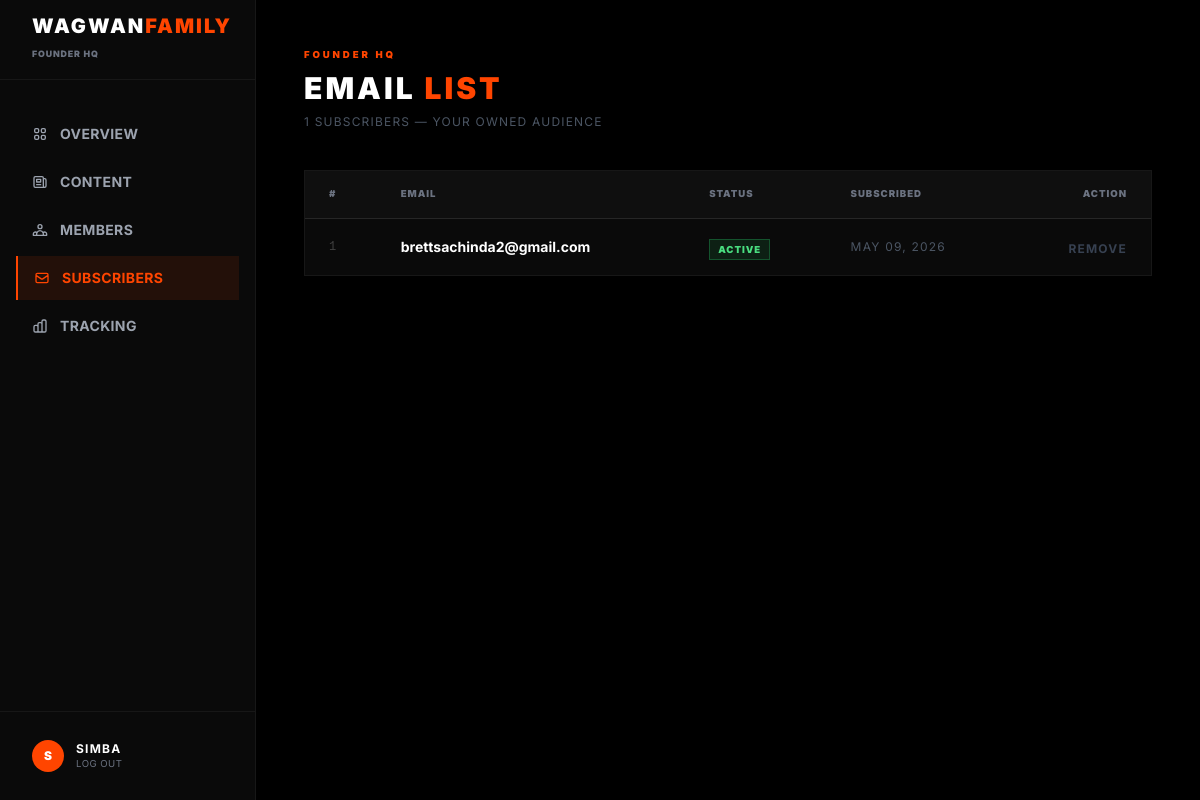
The app's page /headquarters/subscribers/ (signed in) with its own data.
### core/models.py (models this page shows, shortened)
class Subscriber(models.Model):
    email = models.EmailField(unique=True)
    subscribed_at = models.DateTimeField(auto_now_add=True)
    is_active = models.BooleanField(default=True)

### core/views.py (the view)
# urls.py: path('headquarters/subscribers/', views.subscriber_manager, name='hq_subscriber_manager'),
@staff_member_required
def subscriber_manager(request):
    subscribers = Subscriber.objects.order_by('-subscribed_at')
    return render(request, 'hq_subscriber_manager.html', {'subscribers': subscribers})

### templates/hq_subscriber_manager.html (shortened to what this page needs)
{% load static %}
<!DOCTYPE html>
<html lang="en">
<head>
    <script src="https://cdn.tailwindcss.com"></script>
</head>
<body class="bg-black text-white h-screen flex overflow-hidden selection:bg-[#FF4500]">
    <aside class="w-64 bg-neutral-950 border-r border-neutral-900 flex flex-col justify-between hidden md:flex flex-shrink-0">
        <div>
            <div class="h-20 flex items-center px-8 border-b border-neutral-900">
                <a href="{% url 'home' %}" class="text-xl font-black tracking-widest uppercase flex flex-col"><span>Wagwan<span class="text-[#FF4500]">Family</span></span><span class="text-[0.55rem] text-gray-500 tracking-widest">FOUNDER HQ</span></a>
            </div>
            <nav class="mt-8 px-4 space-y-1">
                <a href="{% url 'founder_dashboard' %}" class="flex items-center gap-3 px-4 py-3 text-gray-400 hover:text-white hover:bg-neutral-900 transition-colors text-sm font-bold uppercase tracking-wide">Overview</a>
                <a href="{% url 'hq_content_manager' %}" class="flex items-center gap-3 px-4 py-3 text-gray-400 hover:text-white hover:bg-neutral-900 transition-colors text-sm font-bold uppercase tracking-wide"><svg class="w-4 h-4" fill="none" stroke="currentColor" viewBox="0 0 24 24"><path stroke-linecap="round" stroke-linejoin="round" stroke-width="2" d="M19 20H5a2 2 0 01-2-2V6a2 2 0 012-2h10a2 2 0 012 2v1m2 13a2 2 0 01-2-2V7m2 13a2 2 0 002-2V9a2 2 0 00-2-2h-2m-4-3H9M7 16h6M7 8h6v4H7V8z"></path></svg>Content</a>
                <a href="{% url 'hq_user_manager' %}" class="flex items-center gap-3 px-4 py-3 text-gray-400 hover:text-white hover:bg-neutral-900 transition-colors text-sm font-bold uppercase tracking-wide">Members</a>
                <a href="{% url 'hq_subscriber_manager' %}" class="flex items-center gap-3 px-4 py-3 bg-[#FF4500]/10 text-[#FF4500] border-l-2 border-[#FF4500] text-sm font-bold uppercase tracking-wide"><svg class="w-4 h-4" fill="none" stroke="currentColor" viewBox="0 0 24 24"><path stroke-linecap="round" stroke-linejoin="round" stroke-width="2" d="M3 8l7.89 5.26a2 2 0 002.22 0L21 8M5 19h14a2 2 0 002-2V7a2 2 0 00-2-2H5a2 2 0 00-2 2v10a2 2 0 002 2z"></path></svg>Subscribers</a>
                <a href="{% url 'command_center_tools' %}" class="flex items-center gap-3 px-4 py-3 text-gray-400 hover:text-white hover:bg-neutral-900 transition-colors text-sm font-bold uppercase tracking-wide">Tracking</a>
            </nav>
        </div>
        <div class="p-4 border-t border-neutral-900">
            <div class="flex items-center gap-3 px-4 py-3">
                <div class="w-8 h-8 rounded-full bg-[#FF4500] flex items-center justify-center text-white font-black text-xs">{{ request.user.username|slice:":1"|upper }}</div>
                <div class="flex flex-col"><span class="text-xs font-bold text-white uppercase tracking-widest">{{ request.user.username }}</span><a href="{% url 'logout' %}" class="text-[0.6rem] text-gray-500 hover:text-[#FF4500] uppercase tracking-wider transition-colors">Log Out</a></div>
            </div>
        </div>
    </aside>
    <main class="flex-1 overflow-y-auto bg-black">
        <div class="p-8 md:p-12 max-w-5xl mx-auto">
            <div class="mb-10 flex items-end justify-between">
                <div>
                    <span class="text-[0.6rem] font-black text-[#FF4500] uppercase tracking-[0.3em] block mb-2">Founder HQ</span>
                    <h1 class="text-3xl font-black text-white uppercase tracking-widest">Email <span class="text-[#FF4500]">List</span></h1>
                    <p class="text-gray-600 text-xs uppercase tracking-widest mt-2">{{ subscribers|length }} subscribers — your owned audience</p>
                </div>
            </div>
            <div class="bg-neutral-950 border border-neutral-900 overflow-hidden">
                <table class="w-full text-left">
                    <thead class="border-b border-neutral-800 bg-neutral-900/40">
                        <tr>
                            <th class="px-6 py-4 text-[0.6rem] font-black text-gray-500 uppercase tracking-widest">#</th>
                            <th class="px-6 py-4 text-[0.6rem] font-black text-gray-500 uppercase tracking-widest">Email</th>
                            <th class="px-6 py-4 text-[0.6rem] font-black text-gray-500 uppercase tracking-widest">Status</th>
                            <th class="px-6 py-4 text-[0.6rem] font-black text-gray-500 uppercase tracking-widest">Subscribed</th>
                            <th class="px-6 py-4 text-[0.6rem] font-black text-gray-500 uppercase tracking-widest text-right">Action</th>
                        </tr>
                    </thead>
                    <tbody class="divide-y divide-neutral-900">
                        {% for sub in subscribers %}
                        <tr class="hover:bg-neutral-900/30 transition-colors">
                            <td class="px-6 py-4 text-neutral-700 text-xs font-mono">{{ forloop.counter }}</td>
                            <td class="px-6 py-4 text-white font-bold text-sm">{{ sub.email }}</td>
                            <td class="px-6 py-4">
                                <span class="text-[0.6rem] font-black uppercase tracking-widest px-2 py-1 {% if sub.is_active %}bg-green-900/30 text-green-400 border border-green-900{% else %}bg-neutral-800 text-gray-600{% endif %}">
                                    {% if sub.is_active %}Active{% else %}Inactive{% endif %}
                                </span>
                            </td>
                            <td class="px-6 py-4 text-gray-600 text-xs uppercase tracking-widest">{{ sub.subscribed_at|date:"M d, Y" }}</td>
                            <td class="px-6 py-4 text-right">
                                <form method="POST" action="{% url 'hq_subscriber_delete' sub.id %}" onsubmit="return confirm('Remove {{ sub.email }} from the list?')">
                                    <button type="submit" class="text-xs font-bold text-gray-700 hover:text-red-500 uppercase tracking-widest transition-colors">Remove</button>
                                </form>
                            </td>
                        </tr>
                        {% empty %}
                        <tr><td colspan="5" class="px-6 py-16 text-center text-gray-700 text-xs uppercase tracking-widest">No subscribers yet. The list grows when people enlist.</td></tr>
                        {% endfor %}
                    </tbody>
                </table>
            </div>
        </div>
    </main>
</body>
</html>

### templates/hq_subscriber_manager.html (style rules this page uses)
body { font-family:'Inter',sans-serif; }

### records on screen
Subscriber: email "brettsachinda2@gmail.com", is_active "ACTIVE", subscribed_at "MAY 09, 2026"

### other values on screen
{{ request.user.username|slice:":1"|upper }} "S"
{{ request.user.username }} "SIMBA"
{{ subscribers|length }} "1"
